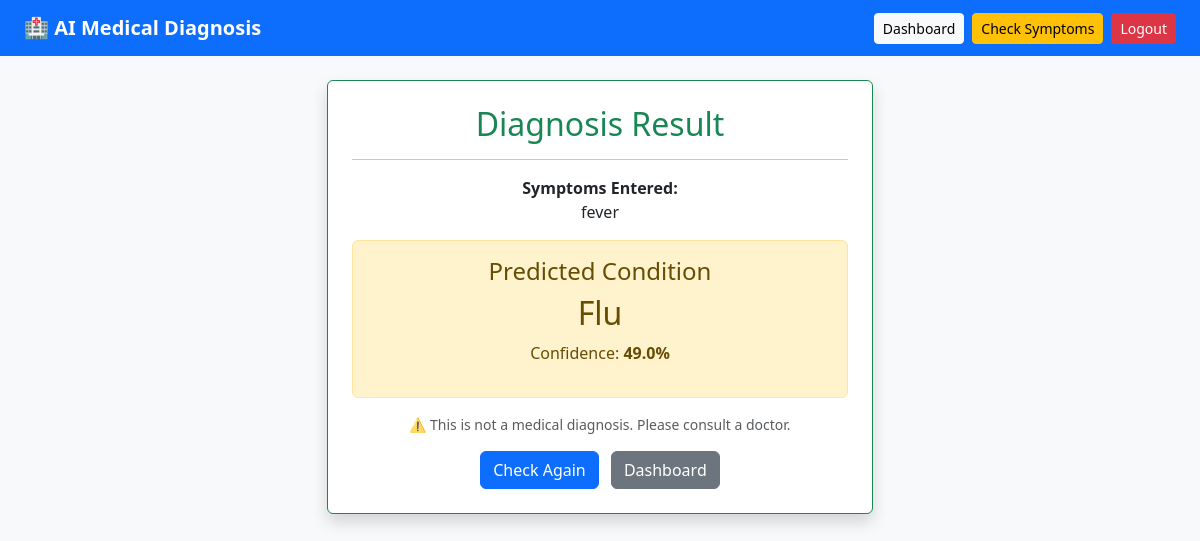
/result/1/ (signed in), run on the app's committed database.
### diagnosis/models.py (models this page shows, shortened)
class Diagnosis(models.Model):
    patient = models.ForeignKey(Patient, on_delete=models.CASCADE)
    symptoms = models.TextField()
    predicted_disease = models.CharField(max_length=200)
    confidence = models.FloatField()
    created_at = models.DateTimeField(auto_now_add=True)

### diagnosis/views.py (the view)
# urls.py: path('result/<int:pk>/', views.result_view, name='result'),
@login_required
def result_view(request, pk):
    diag = get_object_or_404(Diagnosis, pk=pk)
    return render(request, 'diagnosis/result.html', {'diag': diag})

### diagnosis/templates/diagnosis/result.html
{% extends 'diagnosis/base.html' %}
{% block content %}
<div class="row justify-content-center">
  <div class="col-md-6">
    <div class="card shadow border-success">
      <div class="card-body p-4 text-center">
        <h2 class="text-success">Diagnosis Result</h2>
        <hr>
        <p><strong>Symptoms Entered:</strong><br>{{ diag.symptoms }}</p>
        <div class="alert alert-warning mt-3">
          <h4>Predicted Condition</h4>
          <h2>{{ diag.predicted_disease }}</h2>
          <p>Confidence: <strong>{{ diag.confidence }}%</strong></p>
        </div>
        <p class="text-muted small mt-3">
          ⚠️ This is not a medical diagnosis. Please consult a doctor.
        </p>
        <a href="{% url 'predict' %}" class="btn btn-primary me-2">Check Again</a>
        <a href="{% url 'dashboard' %}" class="btn btn-secondary">Dashboard</a>
      </div>
    </div>
  </div>
</div>
{% endblock %}

### data on the page
Diagnosis: symptoms "fever", predicted_disease "Flu", confidence "49.0"
